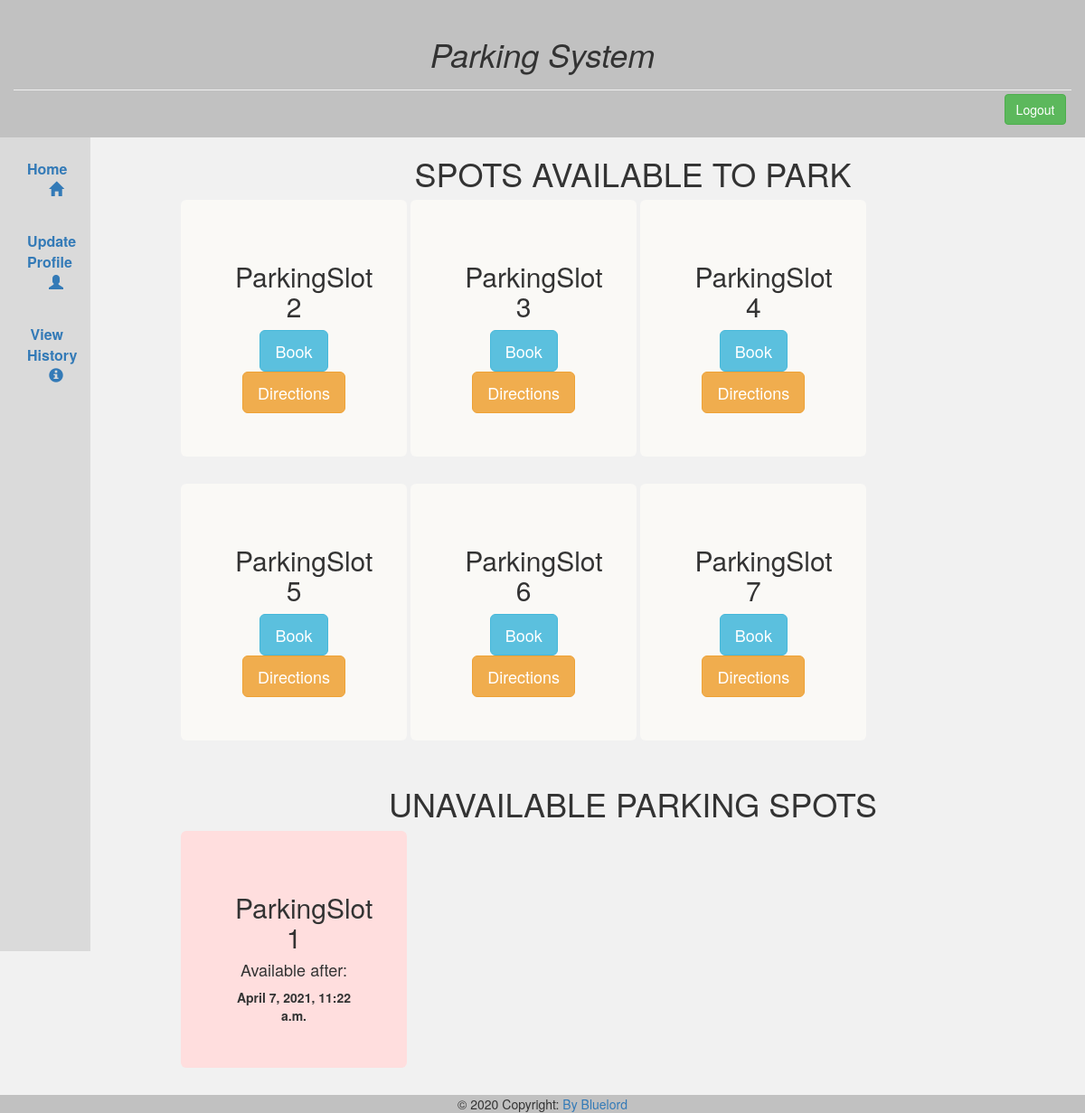
The page /home/ (signed in) on the database its author committed.
### parking/models.py (models this page shows, shortened)
class ParkingSpot(models.Model):
    isoccupied = models.BooleanField()
    directions = models.TextField(max_length=150)
    destination=models.CharField(max_length=30,null=True,blank=True)

class ParkingInfo(models.Model):
    userid= models.ForeignKey(settings.AUTH_USER_MODEL, on_delete=models.CASCADE)
    slotid= models.ForeignKey(ParkingSpot,on_delete=models.CASCADE)
    stime= models.DateTimeField()
    etime = models.DateTimeField(null=True,blank=True)
    vehicleid=models.CharField(max_length=50)
    isactive=models.BooleanField()
    notifid=models.IntegerField()

### parking/views.py (the view)
# urls.py: 2. Add a URL to urlpatterns:  path('', views.home, name='home')
def home(request):
    uid=request.user
    hasbooking=ParkingInfo.objects.filter(userid=uid.id,isactive=True)
    if hasbooking.exists():
        return render(request,'parkinginfo.html',{'vehicleid':hasbooking[0].vehicleid,'slotid':hasbooking[0].slotid.id,'stime':hasbooking[0].stime,'etime':hasbooking[0].etime})
    else:
        freespots= ParkingSpot.objects.filter(isoccupied=False)
        occupiedspots=ParkingInfo.objects.filter(isactive=True)
        return render(request,'home.html',{'freespots':freespots,'occupiedspots':occupiedspots})

### templates/home.html (shortened to what this page needs)
{% extends 'mainbase.html' %}
{% block content %}
<div class="row">
<h1>SPOTS AVAILABLE TO PARK</h1>
{% for i in freespots %}
<div class="jumbotron col-sm-3" style="background-color:rgb(250, 249, 246);margin-right:0.3em;">
  <h2>ParkingSlot {{i.id}}</h2>
  <button type="button" class="btn btn-info btn-lg" data-toggle="modal" data-target="#{{i.id}}">Book</button>
  <button type="button" class="btn btn-warning btn-lg" data-toggle="modal" data-target="#d{{i.id}}">Directions</button>
</div>
{% endfor %}
</div>
<div class="row">
<h1>UNAVAILABLE PARKING SPOTS</h1>
{% for z in occupiedspots %}
<div class="jumbotron col-sm-3" style="background-color:#ffdede;margin-right:0.3em;">
  <h2>ParkingSlot {{z.slotid.id}}</h2>
  <h4>Available after:</h4>
  <strong>{{z.etime}}</strong>
  <br>
</div>
{% endfor %}
</div>
{% endblock %}

### templates/mainbase.html (style rules this page uses)
body { background-color: #f1f1f1;; }

### rows shown on the page
ParkingSpot: id "2"
ParkingSpot: id "3"
ParkingSpot: id "4"
ParkingSpot: id "5"
ParkingSpot: id "6"
ParkingSpot: id "7"
ParkingInfo: slotid.id "1", etime "April 7, 2021, 11:22 a.m."
